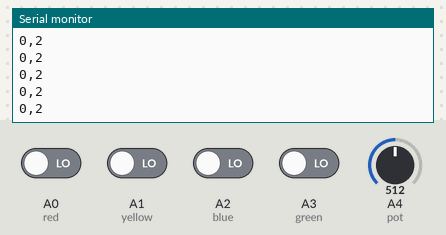
A sketch run on a simulated Arduino Uno, built with avr-gcc and run on an emulated ATmega328P. Parts: the last lines printed to the serial monitor. The inputs (shaded band) are chosen by the test bench; at power-on: A0 (red), A1 (yellow), A2 (blue), A3 (green) LOW, A4 (pot) = 512.

Above: at 1.2 s.
1.3 s: A4 (pot) set to 306
At 2.0 s:
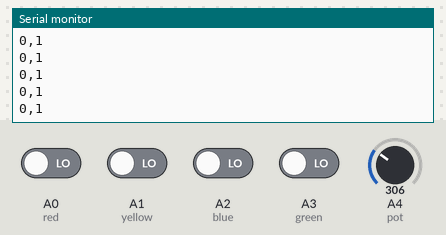
2.8 s: A0 (red) driven HIGH
At 3.3 s:
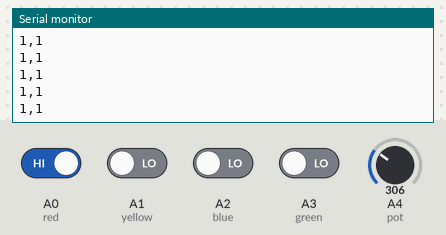
4.3 s: A4 (pot) set to 122
At 5.0 s:
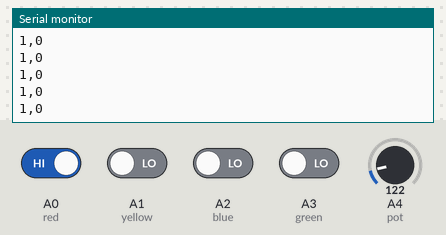
5.8 s: A0 (red) driven LOW
At 6.7 s:
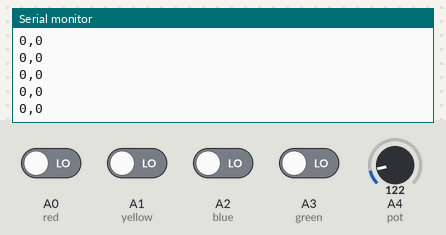
7.3 s: A1 (yellow) driven HIGH
At 7.8 s:
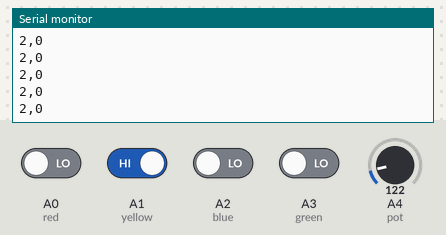
8.8 s: A1 (yellow) driven LOW
Timing chart, 0 to 11.8 s (numbered marks = the images above; inputs shaded):
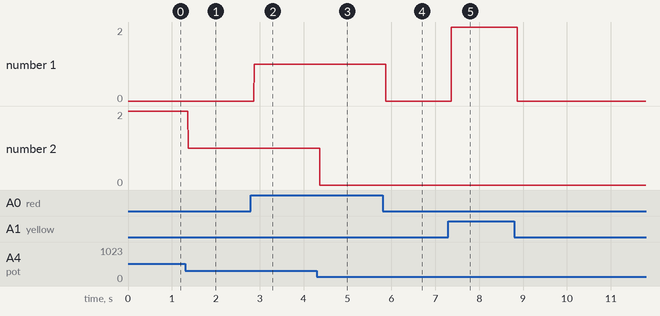

Measured:
- after the input at 1.3 s, the serial monitor: prints a new line after 0.07 s (image 1)
- after the input at 2.8 s, the serial monitor: prints a new line after 0.07 s (image 2)
- after the input at 4.3 s, the serial monitor: prints a new line after 0.07 s (image 3)
- after the input at 5.8 s, the serial monitor: prints a new line after 0.07 s (image 4)
- after the input at 7.3 s, the serial monitor: prints a new line after 0.07 s (image 5)
- plotted number 1: 0 → 2 after the input at 7.3 s
- plotted number 2: 2 → 1 after the input at 1.3 s

The sketch:

final_IMAssignment_Arduino.ino
```cpp
const int red = A0;
const int yellow = A1;
const int blue = A2;
const int green = A3;
const int pot = A4;

void setup() {
  //setting up serial and pins - four switches, one potentiometer
  Serial.begin(9600);
  pinMode(red, INPUT);
  pinMode(yellow, INPUT);
  pinMode(blue, INPUT);
  pinMode(green, INPUT);
  pinMode(pot, INPUT);
}

void loop() {
  // reading from potentiometer
  int potRead = analogRead(pot);
  //mapping to between 0 and 4 (because 5 game levels)
  potRead = map(potRead, 0, 1023, 0, 4);

  //printing (switchInput,potInput)
  if (digitalRead(red) == HIGH) {
    Serial.print(1);
    Serial.print(",");
    Serial.println(potRead);
  } else if (digitalRead(yellow) == HIGH) {
    Serial.print(2);
    Serial.print(",");
    Serial.println(potRead);
  } else if (digitalRead(blue) == HIGH) {
    Serial.print(3);
    Serial.print(",");
    Serial.println(potRead);
  } else if (digitalRead(green) == HIGH) {
    Serial.print(4);
    Serial.print(",");
    Serial.println(potRead);
  } else {
    Serial.print(0);
    Serial.print(",");
    Serial.println(potRead);
  }
}
```
